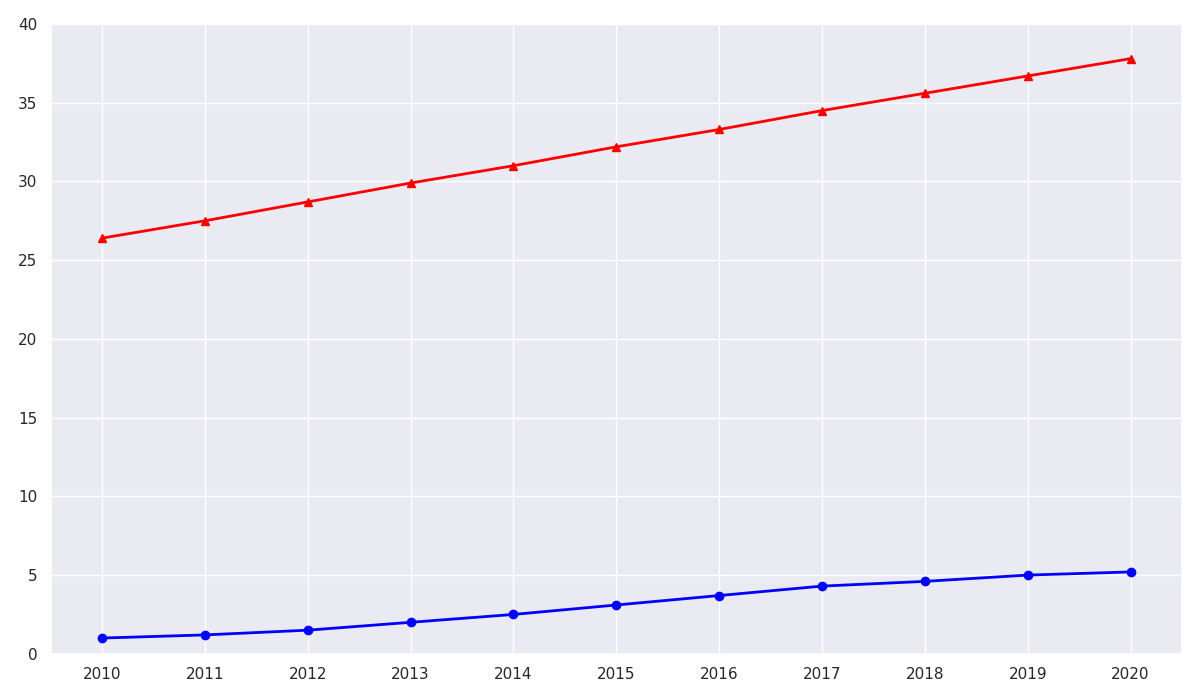

Write the Python code that produced this figure.
import matplotlib.pyplot as plt
import numpy as np

years = np.arange(2010, 2021)
ny_commuting = np.array([1.0, 1.2, 1.5, 2.0, 2.5, 3.1, 3.7, 4.3, 4.6, 5.0, 5.2])
cph_commuting = np.array([26.4, 27.5, 28.7, 29.9, 31.0, 32.2, 33.3, 34.5, 35.6, 36.7, 37.8])

fig, ax = plt.subplots(figsize=(12, 7))

ax.plot(years, ny_commuting, marker='o', linestyle='-', linewidth=2, color='blue')
ax.plot(years, cph_commuting, marker='^', linestyle='-', linewidth=2, color='red')

ax.set_xticks(years)
ax.set_ylim(0, 40)

plt.tight_layout()
plt.show()
